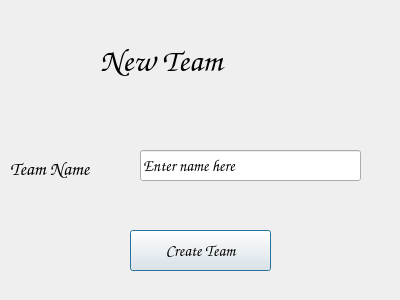
<?xml version="1.0" encoding="UTF-8"?>
<ui version="4.0">
 <class>NewTeam</class>
 <widget class="QDialog" name="NewTeam">
  <property name="geometry">
   <rect>
    <x>0</x>
    <y>0</y>
    <width>400</width>
    <height>300</height>
   </rect>
  </property>
  <property name="windowTitle">
   <string>Dialog</string>
  </property>
  <widget class="QLabel" name="label">
   <property name="geometry">
    <rect>
     <x>100</x>
     <y>30</y>
     <width>201</width>
     <height>61</height>
    </rect>
   </property>
   <property name="font">
    <font>
     <family>Comic Sans MS</family>
     <pointsize>24</pointsize>
    </font>
   </property>
   <property name="text">
    <string>New Team</string>
   </property>
  </widget>
  <widget class="QLabel" name="label_2">
   <property name="geometry">
    <rect>
     <x>10</x>
     <y>140</y>
     <width>131</width>
     <height>41</height>
    </rect>
   </property>
   <property name="font">
    <font>
     <family>Comic Sans MS</family>
     <pointsize>14</pointsize>
    </font>
   </property>
   <property name="text">
    <string>Team Name</string>
   </property>
   <property name="alignment">
    <set>Qt::AlignBottom|Qt::AlignLeading|Qt::AlignLeft</set>
   </property>
  </widget>
  <widget class="QLineEdit" name="team_name">
   <property name="geometry">
    <rect>
     <x>140</x>
     <y>150</y>
     <width>221</width>
     <height>31</height>
    </rect>
   </property>
   <property name="font">
    <font>
     <family>Comic Sans MS</family>
     <pointsize>12</pointsize>
    </font>
   </property>
   <property name="text">
    <string>Enter name here</string>
   </property>
  </widget>
  <widget class="QPushButton" name="pushButton">
   <property name="geometry">
    <rect>
     <x>130</x>
     <y>230</y>
     <width>141</width>
     <height>41</height>
    </rect>
   </property>
   <property name="font">
    <font>
     <family>Comic Sans MS</family>
     <pointsize>12</pointsize>
     <weight>50</weight>
     <bold>false</bold>
    </font>
   </property>
   <property name="text">
    <string>Create Team</string>
   </property>
  </widget>
 </widget>
 <resources/>
 <connections/>
</ui>
